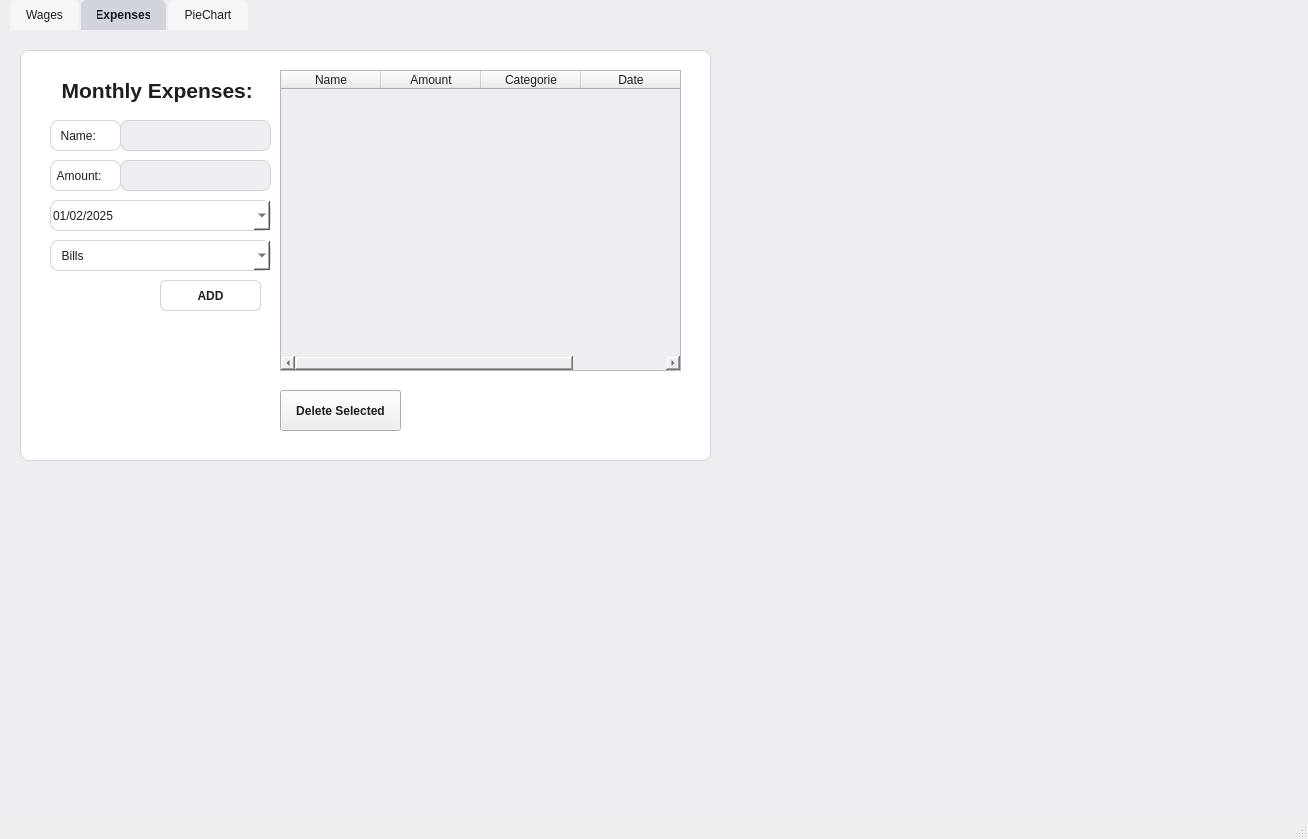
<?xml version="1.0" encoding="UTF-8"?>
<ui version="4.0">
 <class>MainWindow</class>
 <widget class="QMainWindow" name="MainWindow">
  <property name="geometry">
   <rect>
    <x>0</x>
    <y>0</y>
    <width>1308</width>
    <height>839</height>
   </rect>
  </property>
  <property name="windowTitle">
   <string>MainWindow</string>
  </property>
  <property name="windowIcon">
   <iconset resource="../resources/resources.qrc">
    <normaloff>:/icons/images/pink_pig.png</normaloff>:/icons/images/pink_pig.png</iconset>
  </property>
  <property name="autoFillBackground">
   <bool>false</bool>
  </property>
  <widget class="QWidget" name="centralwidget">
   <property name="sizePolicy">
    <sizepolicy hsizetype="Expanding" vsizetype="Expanding">
     <horstretch>0</horstretch>
     <verstretch>0</verstretch>
    </sizepolicy>
   </property>
   <property name="styleSheet">
    <string notr="true">background-color: #ECEEF1;
color: #1E1E1E;</string>
   </property>
   <widget class="QTabWidget" name="tabWidget">
    <property name="geometry">
     <rect>
      <x>10</x>
      <y>0</y>
      <width>1291</width>
      <height>811</height>
     </rect>
    </property>
    <property name="styleSheet">
     <string notr="true">QTabWidget::pane {
    border: none;
}

QTabBar::tab {
    background: #F5F6F8;
    color: #1E1E1E;
    padding: 8px 16px;
    border-top-left-radius: 6px;
    border-top-right-radius: 6px;
    margin-right: 2px;
}

QTabBar::tab:hover {
    background: #E5E7EB;
}

QTabBar::tab:selected {
    background: #D1D5DB;     /* Darker active tab */
    color: #111827;
    font-weight: 600;
}</string>
    </property>
    <property name="currentIndex">
     <number>1</number>
    </property>
    <widget class="QWidget" name="moneytab">
     <attribute name="title">
      <string>Wages</string>
     </attribute>
     <widget class="QTableWidget" name="wagesTable">
      <property name="geometry">
       <rect>
        <x>270</x>
        <y>50</y>
        <width>301</width>
        <height>191</height>
       </rect>
      </property>
      <property name="alternatingRowColors">
       <bool>true</bool>
      </property>
      <property name="selectionBehavior">
       <enum>QAbstractItemView::SelectionBehavior::SelectRows</enum>
      </property>
      <property name="gridStyle">
       <enum>Qt::PenStyle::SolidLine</enum>
      </property>
      <column>
       <property name="text">
        <string>Date</string>
       </property>
      </column>
      <column>
       <property name="text">
        <string>Name</string>
       </property>
      </column>
      <column>
       <property name="text">
        <string>Amount</string>
       </property>
      </column>
     </widget>
     <widget class="QPushButton" name="deleteWageButton">
      <property name="geometry">
       <rect>
        <x>270</x>
        <y>260</y>
        <width>131</width>
        <height>41</height>
       </rect>
      </property>
      <property name="font">
       <font>
        <bold>true</bold>
       </font>
      </property>
      <property name="mouseTracking">
       <bool>false</bool>
      </property>
      <property name="text">
       <string>Delete Selected</string>
      </property>
      <property name="default">
       <bool>false</bool>
      </property>
     </widget>
     <widget class="QFrame" name="wagesFrame">
      <property name="geometry">
       <rect>
        <x>10</x>
        <y>30</y>
        <width>591</width>
        <height>291</height>
       </rect>
      </property>
      <property name="styleSheet">
       <string notr="true">background-color: #FFFFFF;
border-radius: 8px;
border: 1px solid #D0D3D8;</string>
      </property>
      <property name="frameShape">
       <enum>QFrame::Shape::StyledPanel</enum>
      </property>
      <property name="frameShadow">
       <enum>QFrame::Shadow::Raised</enum>
      </property>
      <widget class="QPushButton" name="wagesAddButton">
       <property name="geometry">
        <rect>
         <x>30</x>
         <y>190</y>
         <width>71</width>
         <height>31</height>
        </rect>
       </property>
       <property name="font">
        <font>
         <bold>true</bold>
        </font>
       </property>
       <property name="styleSheet">
        <string notr="true">QPushButton {
    background-color: #FFFFFF;
    border: 1px solid #D0D3D8;
    border-radius: 6px;
    padding: 6px 14px;
    color: #1E1E1E;
}

QPushButton:hover {
    border: 1px solid #3B82F6;
    background-color: #F0F7FF;
}

QPushButton:pressed {
    background-color: #E0ECFF;
}</string>
       </property>
       <property name="text">
        <string>ADD</string>
       </property>
      </widget>
      <widget class="QLabel" name="label">
       <property name="geometry">
        <rect>
         <x>50</x>
         <y>20</y>
         <width>171</width>
         <height>41</height>
        </rect>
       </property>
       <property name="font">
        <font>
         <pointsize>16</pointsize>
         <bold>true</bold>
        </font>
       </property>
       <property name="styleSheet">
        <string notr="true">QLabel {
    border: none;
    background: transparent;
}</string>
       </property>
       <property name="frameShape">
        <enum>QFrame::Shape::NoFrame</enum>
       </property>
       <property name="frameShadow">
        <enum>QFrame::Shadow::Plain</enum>
       </property>
       <property name="text">
        <string>  Monthly Pay:</string>
       </property>
      </widget>
      <widget class="QLabel" name="label_8">
       <property name="geometry">
        <rect>
         <x>30</x>
         <y>110</y>
         <width>71</width>
         <height>31</height>
        </rect>
       </property>
       <property name="text">
        <string> Amount:</string>
       </property>
      </widget>
      <widget class="QLineEdit" name="wagesLine1">
       <property name="geometry">
        <rect>
         <x>100</x>
         <y>70</y>
         <width>151</width>
         <height>31</height>
        </rect>
       </property>
       <property name="styleSheet">
        <string notr="true">background-color: #ECEEF1;
color: #1E1E1E;</string>
       </property>
       <property name="frame">
        <bool>true</bool>
       </property>
       <property name="echoMode">
        <enum>QLineEdit::EchoMode::Normal</enum>
       </property>
       <property name="clearButtonEnabled">
        <bool>false</bool>
       </property>
      </widget>
      <widget class="QLineEdit" name="wagesLine2">
       <property name="enabled">
        <bool>true</bool>
       </property>
       <property name="geometry">
        <rect>
         <x>100</x>
         <y>110</y>
         <width>151</width>
         <height>31</height>
        </rect>
       </property>
       <property name="styleSheet">
        <string notr="true">background-color: #ECEEF1;
color: #1E1E1E;</string>
       </property>
       <property name="readOnly">
        <bool>false</bool>
       </property>
      </widget>
      <widget class="QLabel" name="label_9">
       <property name="geometry">
        <rect>
         <x>30</x>
         <y>70</y>
         <width>71</width>
         <height>31</height>
        </rect>
       </property>
       <property name="text">
        <string>  Name:</string>
       </property>
      </widget>
      <widget class="QDateEdit" name="dateEdit_2">
       <property name="geometry">
        <rect>
         <x>150</x>
         <y>290</y>
         <width>221</width>
         <height>31</height>
        </rect>
       </property>
       <property name="styleSheet">
        <string notr="true">background-color: #FFFFFF;
color: #1E1E1E;</string>
       </property>
       <property name="calendarPopup">
        <bool>true</bool>
       </property>
      </widget>
      <widget class="QDateEdit" name="dateWages">
       <property name="geometry">
        <rect>
         <x>30</x>
         <y>150</y>
         <width>221</width>
         <height>31</height>
        </rect>
       </property>
       <property name="styleSheet">
        <string notr="true">background-color: #FFFFFF;
color: #1E1E1E;</string>
       </property>
       <property name="dateTime">
        <datetime>
         <hour>0</hour>
         <minute>0</minute>
         <second>0</second>
         <year>2025</year>
         <month>1</month>
         <day>1</day>
        </datetime>
       </property>
       <property name="maximumDateTime">
        <datetime>
         <hour>23</hour>
         <minute>59</minute>
         <second>59</second>
         <year>9999</year>
         <month>12</month>
         <day>11</day>
        </datetime>
       </property>
       <property name="displayFormat">
        <string>MM/dd/yyyy</string>
       </property>
       <property name="calendarPopup">
        <bool>true</bool>
       </property>
      </widget>
      <zorder>label</zorder>
      <zorder>label_8</zorder>
      <zorder>wagesLine1</zorder>
      <zorder>wagesLine2</zorder>
      <zorder>label_9</zorder>
      <zorder>wagesAddButton</zorder>
      <zorder>dateEdit_2</zorder>
      <zorder>dateWages</zorder>
     </widget>
     <zorder>wagesFrame</zorder>
     <zorder>wagesTable</zorder>
     <zorder>deleteWageButton</zorder>
    </widget>
    <widget class="QWidget" name="expenseTab">
     <attribute name="title">
      <string>Expenses</string>
     </attribute>
     <widget class="QPushButton" name="deleteExpenseButton">
      <property name="geometry">
       <rect>
        <x>270</x>
        <y>360</y>
        <width>121</width>
        <height>41</height>
       </rect>
      </property>
      <property name="font">
       <font>
        <bold>true</bold>
       </font>
      </property>
      <property name="text">
       <string>Delete Selected</string>
      </property>
     </widget>
     <widget class="QTableWidget" name="expenseTable">
      <property name="geometry">
       <rect>
        <x>270</x>
        <y>40</y>
        <width>401</width>
        <height>301</height>
       </rect>
      </property>
      <property name="selectionBehavior">
       <enum>QAbstractItemView::SelectionBehavior::SelectRows</enum>
      </property>
      <property name="columnCount">
       <number>4</number>
      </property>
      <column>
       <property name="text">
        <string>Name</string>
       </property>
      </column>
      <column>
       <property name="text">
        <string>Amount</string>
       </property>
      </column>
      <column>
       <property name="text">
        <string>Categorie</string>
       </property>
      </column>
      <column>
       <property name="text">
        <string>Date</string>
       </property>
      </column>
     </widget>
     <widget class="QFrame" name="wagesFrame_2">
      <property name="geometry">
       <rect>
        <x>10</x>
        <y>20</y>
        <width>691</width>
        <height>411</height>
       </rect>
      </property>
      <property name="styleSheet">
       <string notr="true">background-color: #FFFFFF;
border-radius: 8px;
border: 1px solid #D0D3D8;</string>
      </property>
      <property name="frameShape">
       <enum>QFrame::Shape::StyledPanel</enum>
      </property>
      <property name="frameShadow">
       <enum>QFrame::Shadow::Raised</enum>
      </property>
      <widget class="QPushButton" name="expensesAddButton">
       <property name="geometry">
        <rect>
         <x>140</x>
         <y>230</y>
         <width>101</width>
         <height>31</height>
        </rect>
       </property>
       <property name="font">
        <font>
         <bold>true</bold>
        </font>
       </property>
       <property name="styleSheet">
        <string notr="true">QPushButton {
    background-color: #FFFFFF;
    border: 1px solid #D0D3D8;
    border-radius: 6px;
    padding: 6px 14px;
    color: #1E1E1E;
}

QPushButton:hover {
    border: 1px solid #3B82F6;
    background-color: #F0F7FF;
}

QPushButton:pressed {
    background-color: #E0ECFF;
}</string>
       </property>
       <property name="text">
        <string>ADD</string>
       </property>
      </widget>
      <widget class="QLineEdit" name="expenseAmount">
       <property name="enabled">
        <bool>true</bool>
       </property>
       <property name="geometry">
        <rect>
         <x>100</x>
         <y>110</y>
         <width>151</width>
         <height>31</height>
        </rect>
       </property>
       <property name="styleSheet">
        <string notr="true">background-color: #ECEEF1;
color: #1E1E1E;</string>
       </property>
       <property name="readOnly">
        <bool>false</bool>
       </property>
      </widget>
      <widget class="QLabel" name="label_5">
       <property name="geometry">
        <rect>
         <x>30</x>
         <y>110</y>
         <width>71</width>
         <height>31</height>
        </rect>
       </property>
       <property name="text">
        <string> Amount:</string>
       </property>
      </widget>
      <widget class="QLabel" name="label_4">
       <property name="geometry">
        <rect>
         <x>30</x>
         <y>70</y>
         <width>71</width>
         <height>31</height>
        </rect>
       </property>
       <property name="text">
        <string>  Name:</string>
       </property>
      </widget>
      <widget class="QLineEdit" name="expenseName">
       <property name="geometry">
        <rect>
         <x>100</x>
         <y>70</y>
         <width>151</width>
         <height>31</height>
        </rect>
       </property>
       <property name="styleSheet">
        <string notr="true">background-color: #ECEEF1;
color: #1E1E1E;</string>
       </property>
       <property name="frame">
        <bool>true</bool>
       </property>
       <property name="echoMode">
        <enum>QLineEdit::EchoMode::Normal</enum>
       </property>
       <property name="clearButtonEnabled">
        <bool>false</bool>
       </property>
      </widget>
      <widget class="QLabel" name="label_6">
       <property name="geometry">
        <rect>
         <x>30</x>
         <y>20</y>
         <width>221</width>
         <height>41</height>
        </rect>
       </property>
       <property name="font">
        <font>
         <pointsize>16</pointsize>
         <bold>true</bold>
        </font>
       </property>
       <property name="styleSheet">
        <string notr="true">QLabel {
    border: none;
    background: transparent;
}</string>
       </property>
       <property name="text">
        <string>  Monthly Expenses:</string>
       </property>
      </widget>
      <widget class="QComboBox" name="categoryExpense">
       <property name="geometry">
        <rect>
         <x>30</x>
         <y>190</y>
         <width>221</width>
         <height>31</height>
        </rect>
       </property>
       <property name="styleSheet">
        <string notr="true"/>
       </property>
       <item>
        <property name="text">
         <string>  Bills</string>
        </property>
       </item>
       <item>
        <property name="text">
         <string>  Fun</string>
        </property>
       </item>
       <item>
        <property name="text">
         <string>  Groceries</string>
        </property>
       </item>
       <item>
        <property name="text">
         <string>  Savings</string>
        </property>
       </item>
       <item>
        <property name="text">
         <string>  Subscriptions</string>
        </property>
       </item>
      </widget>
      <widget class="QDateEdit" name="dateExpense">
       <property name="geometry">
        <rect>
         <x>30</x>
         <y>150</y>
         <width>221</width>
         <height>31</height>
        </rect>
       </property>
       <property name="styleSheet">
        <string notr="true">background-color: #FFFFFF;
color: #1E1E1E;</string>
       </property>
       <property name="dateTime">
        <datetime>
         <hour>0</hour>
         <minute>0</minute>
         <second>0</second>
         <year>2025</year>
         <month>1</month>
         <day>2</day>
        </datetime>
       </property>
       <property name="displayFormat">
        <string>MM/dd/yyyy</string>
       </property>
       <property name="calendarPopup">
        <bool>true</bool>
       </property>
      </widget>
     </widget>
     <zorder>wagesFrame_2</zorder>
     <zorder>deleteExpenseButton</zorder>
     <zorder>expenseTable</zorder>
    </widget>
    <widget class="QWidget" name="budgetTab">
     <attribute name="title">
      <string>PieChart</string>
     </attribute>
     <widget class="QFrame" name="frame">
      <property name="geometry">
       <rect>
        <x>19</x>
        <y>-1</y>
        <width>1151</width>
        <height>751</height>
       </rect>
      </property>
      <property name="styleSheet">
       <string notr="true">background-color: #FFFFFF;
border-radius: 8px;
border: 1px solid #D0D3D8;</string>
      </property>
      <property name="frameShape">
       <enum>QFrame::Shape::StyledPanel</enum>
      </property>
      <property name="frameShadow">
       <enum>QFrame::Shadow::Raised</enum>
      </property>
      <widget class="QChartView" name="chartView" native="true">
       <property name="geometry">
        <rect>
         <x>570</x>
         <y>20</y>
         <width>561</width>
         <height>711</height>
        </rect>
       </property>
       <property name="sizePolicy">
        <sizepolicy hsizetype="Expanding" vsizetype="Expanding">
         <horstretch>0</horstretch>
         <verstretch>0</verstretch>
        </sizepolicy>
       </property>
       <property name="maximumSize">
        <size>
         <width>16777215</width>
         <height>16777215</height>
        </size>
       </property>
       <property name="styleSheet">
        <string notr="true">border-radius: 0px;
border: 0px solid #D0D3D8;</string>
       </property>
      </widget>
      <widget class="QTableWidget" name="tableBudget">
       <property name="geometry">
        <rect>
         <x>20</x>
         <y>20</y>
         <width>521</width>
         <height>711</height>
        </rect>
       </property>
       <property name="styleSheet">
        <string notr="true">background-color: #ECEEF1;
color: #1E1E1E;
border-radius: 0px;
border: 0px solid #D0D3D8;</string>
       </property>
       <property name="frameShadow">
        <enum>QFrame::Shadow::Sunken</enum>
       </property>
       <column>
        <property name="text">
         <string>Wages</string>
        </property>
       </column>
       <column>
        <property name="text">
         <string>Expenses</string>
        </property>
       </column>
       <column>
        <property name="text">
         <string>Left Over</string>
        </property>
       </column>
      </widget>
     </widget>
    </widget>
   </widget>
  </widget>
  <widget class="QStatusBar" name="statusbar"/>
 </widget>
 <customwidgets>
  <customwidget>
   <class>QChartView</class>
   <extends>QWidget</extends>
   <header>QtCharts/QChartView</header>
   <container>1</container>
  </customwidget>
 </customwidgets>
 <resources>
  <include location="../resources/resources.qrc"/>
 </resources>
 <connections/>
</ui>
